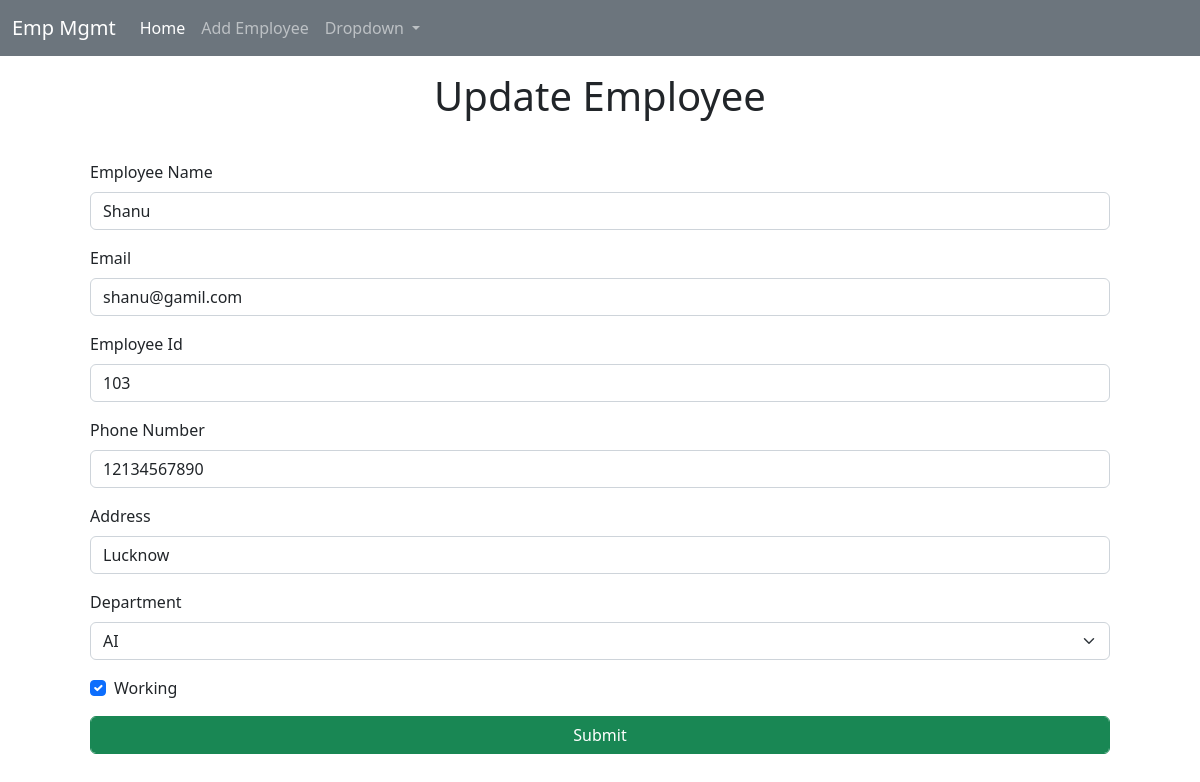
The page /emp/updateEmp/9/ on the database its author committed.
### emp/models.py (models this page shows, shortened)
class emp(models.Model):
    name = models.CharField(max_length=200)
    email = models.EmailField(max_length=55)
    empId = models.CharField(max_length=200)
    phone = models.CharField(max_length=10)
    address = models.CharField(max_length=150)
    working = models.BooleanField(default=True)
    department = models.CharField(max_length=10)

### emp/views.py (the view)
# urls.py: path('updateEmp/<int:empId>/', updateEmp),
def updateEmp(request, empId):
    Emp = emp.objects.get(id=empId)
    return render(request, 'emp/updateEmp.html', {'emp':Emp})

### templates/emp/updateEmp.html (shortened to what this page needs)
<!doctype html>
<html lang="en">
<head>
    <link href="https://cdn.jsdelivr.net/npm/bootstrap@5.2.3/dist/css/bootstrap.min.css" rel="stylesheet"
>
</head>
<body>
    {% include 'emp/navbar.html' %}
    <h1 class="text-center my-3">Update Employee</h1>
    <div class="container">
        <form class="px-5 py-4" action="/emp/do_update_emp/{{emp.id}}/" method="POST">
            <div class="mb-3">
                <label for="InputName" class="form-label">Employee Name</label>
                <input type="text" class="form-control" id="InputName" name="empName" value="{{emp.name}}">
            </div>
            <div class="mb-3">
                <label for="empemail" class="form-label">Email</label>
                <input type="text" class="form-control" id="empemail" name="empEmail" value="{{emp.email}}">
            </div>
            <div class="mb-3">
                <label for="empid" class="form-label">Employee Id</label>
                <input type="text" class="form-control" id="empid" name="empId" value="{{emp.empId}}">
            </div>
            <div class="mb-3">
                <label for="empPhone" class="form-label">Phone Number</label>
                <input type="number" class="form-control" id="empPhone" name="empPhone" value="{{emp.phone}}">
            </div>
            <div class="mb-3">
                <label for="empAddress" class="form-label">Address</label>
                <input type="text" class="form-control" id="empAddress" name="empAddress" value="{{emp.address}}">
            </div>
            <div class="mb-3">
                <label for="department" class="form-label">Department</label>
                <select class="form-select mb-3" aria-label="Default select example" name="empDepartment">
                    <option selected id="department" value="{{emp.department}}">{{emp.department}}</option>
                </select>
            </div>
            <div class="form-check mb-3">
                <input {% if emp.working  %} checked {% endif%} class="form-check-input" type="checkbox" value="" id="flexCheckDefault" name="empWorking">
                <label class="form-check-label" for="flexCheckDefault">
                    Working
                </label>
            </div>
            <div class="text-center">
                <button  type="submit" class="btn btn-success form-control">Submit</button>
            </div>
        </form>
    </div>
</body>
</html>

### rows shown on the page
emp: empName "Shanu", empEmail "shanu@gamil.com", empId "103", empPhone "12134567890", empAddress "Lucknow", empDepartment "AI", working "☑"
